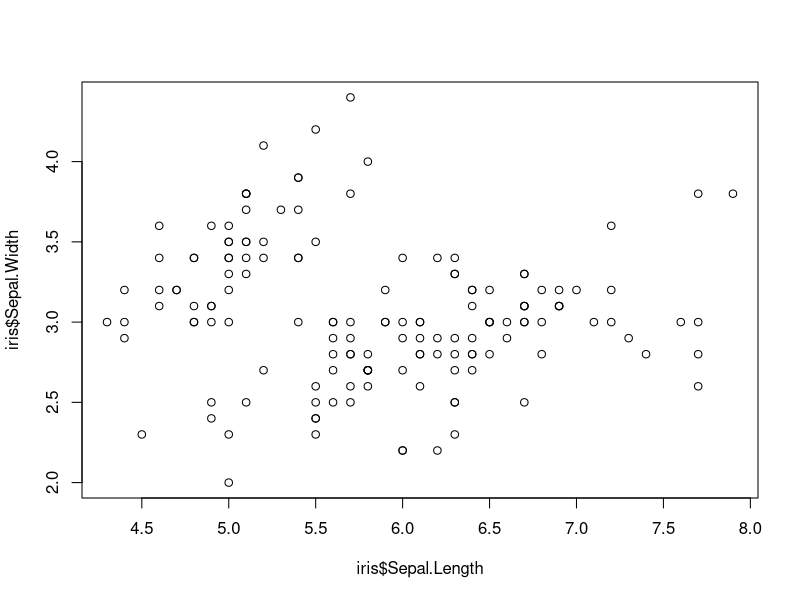
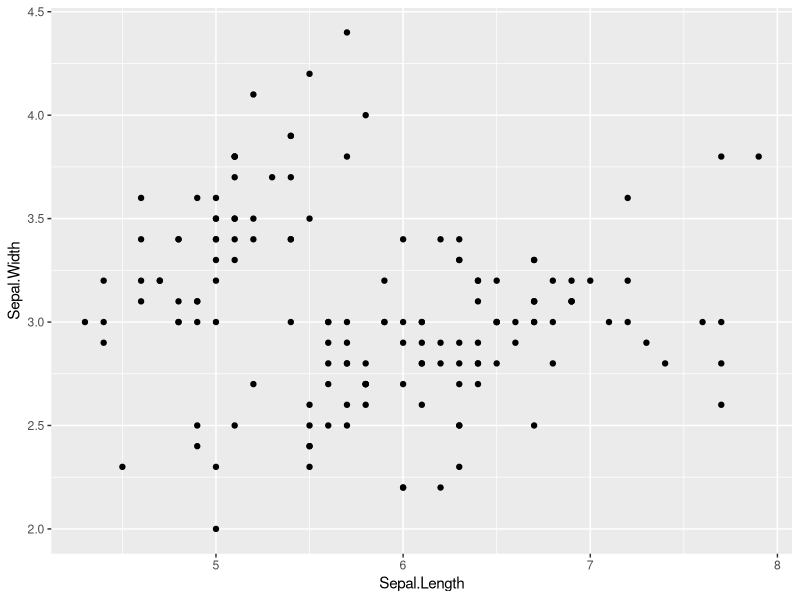
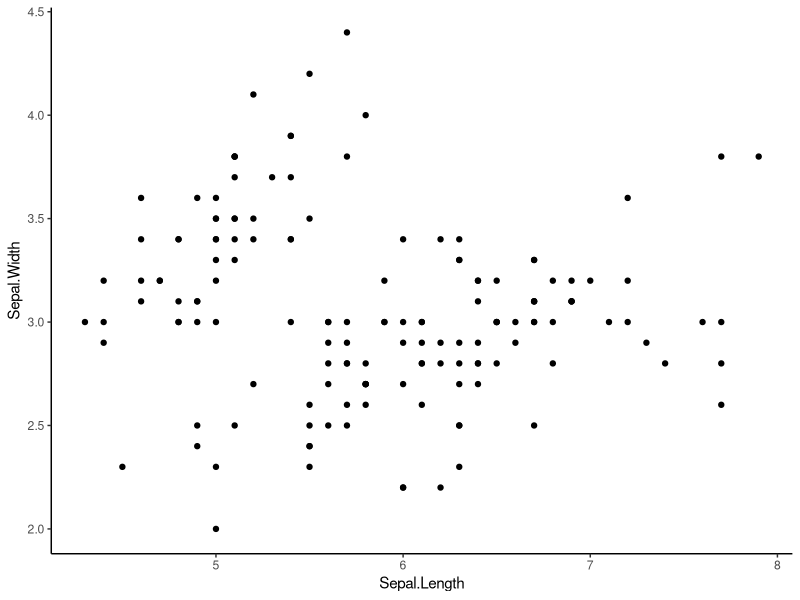
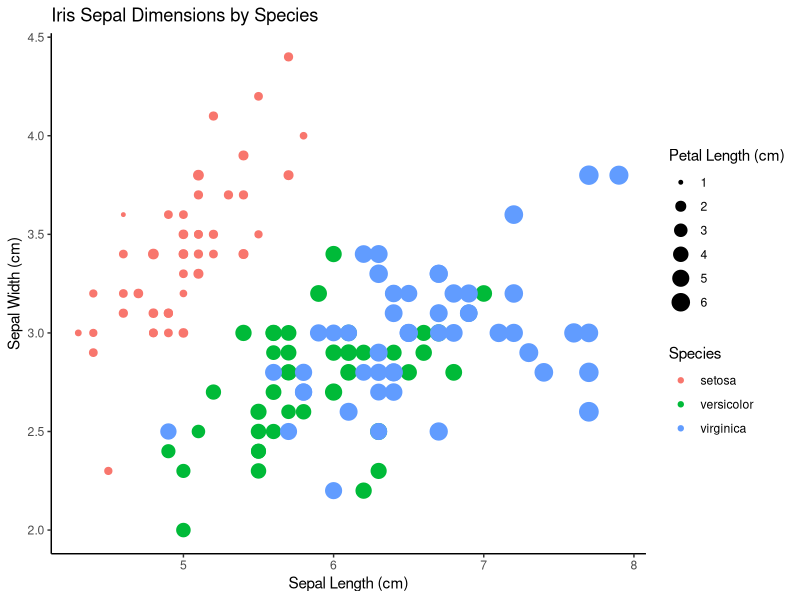

Recreate these plots in R, in order.
#use built in iris dataset
#take a look at it 
head(iris)
#load in some tidyverse packages
library(tidyverse)

#####################################
##### Part 1: for loops         #####
#####################################

#Using only data for iris versicolor
#write a for loop
#that produces a regression table
#for each of the following relationships
#1. iris  sepal length x width
#2. iris  petal length x width
#3. iris sepal length x petal length

# hint: consider using a list, and also new vectors for regression variables

versicolor <- subset(iris, Species == "versicolor")
variables <- list(versicolor$Sepal.Length ~ versicolor$Sepal.Width, 
               versicolor$Petal.Length ~ versicolor$Petal.Width, 
               versicolor$Sepal.Length ~ versicolor$Petal.Length)
models <- list()

for (item in variables) {
  model <- lm(item, data = versicolor)
  print (summary(model))
  models[[deparse(item)]] <- summary(model)$coefficients 
}
#deparse adds the names of each model so i can differentiate
#converts formula to text 
models

#####################################
##### Part 2: data in dplyr     #####
#####################################
install.packages("dplyr")
library(dplyr)
#use dplyr to join data of maximum height
#to a new iris data frame
height <- data.frame(Species = c("virginica","setosa","versicolor"),
                     Height.cm = c(60,100,11.8))

iris_with_height <- left_join(iris, height, by = "Species")

#####################################
##### Part 3: plots in ggplot2  #####
#####################################
library(ggplot2)

#look at base R scatter plot
plot(iris$Sepal.Length,iris$Sepal.Width)

#3a. now make the same plot in ggplot
ggplot(iris, aes(x = Sepal.Length, y = Sepal.Width)) + geom_point()
#geom_point makes it a scatter plot

#3b. make a scatter plot with ggplot and get rid of  busy grid lines
ggplot(iris, aes(Sepal.Length, Sepal.Width)) + geom_point() + theme_classic()
#adding theme_classic gets rid of the ugly stuff (grid lines, color)

#3c. make a scatter plot with ggplot, remove grid lines, add a title and axis labels, 
#    show species by color, and make the point size proportional to petal length
ggplot(iris, aes(x = Sepal.Length, y = Sepal.Width, color = Species, size = Petal.Length)) + geom_point() + theme_classic() + 
  labs(title = "Iris Sepal Dimensions by Species", x = "Sepal Length (cm)", y = "Sepal Width (cm)", size = "Petal Length (cm)")

#####################################
##### Question: how did         #####
##### arguments differ between  #####
##### plot and ggplot?          #####
#####################################		
# the arguments differ between regular and ggplot in that in base R, all the
#information regarding the plot goes into the plot function. we specify the 
#color, size, etc. within the function. in ggplot, it is separated. the aes() 
#function controls what is plotted (the contents -- x/y/color) but everything
#else goes in a separate piece, joined by "+". ggplot uses layers to add to
#a plot which is done separately from the initial aes fn. 